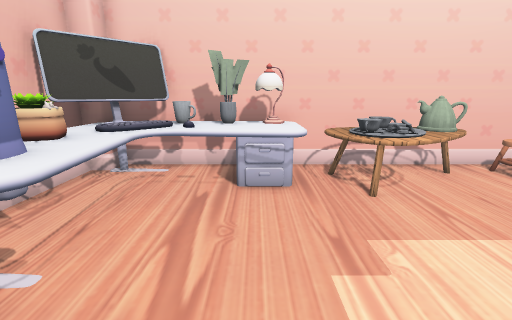
view 1 (above)

13 first-person views from a walk through a 3-D level made in the Unity game engine. The camera is 1.2 m above the floor, tilts 14° down and sees 90° across. The floor is counted in squares, 0.5 m on a side. Each view is taken from the middle of a square. On the plan, view 1 faces up. The plan holds only what a view shows up to about 17 squares ahead; the rest is blank. The player character is not drawn. Some animated figures are left out. Some surface patterns are stand-ins.

view 2
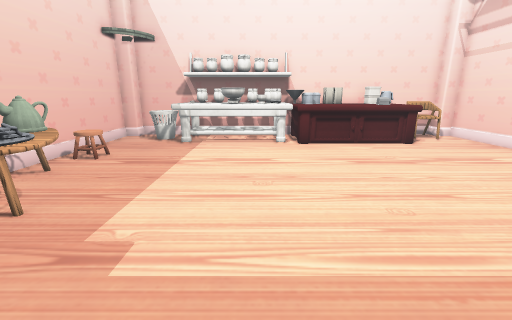

view 3
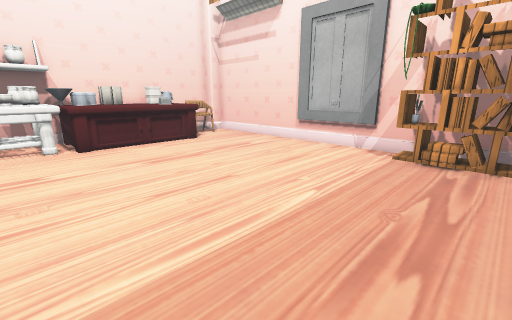

view 4
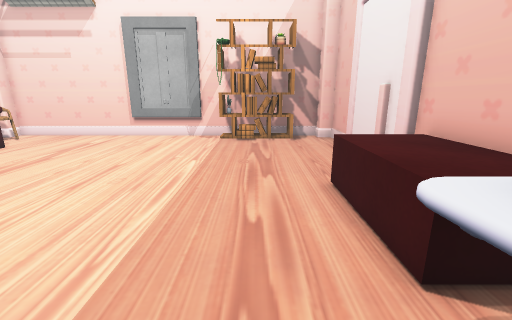

view 5
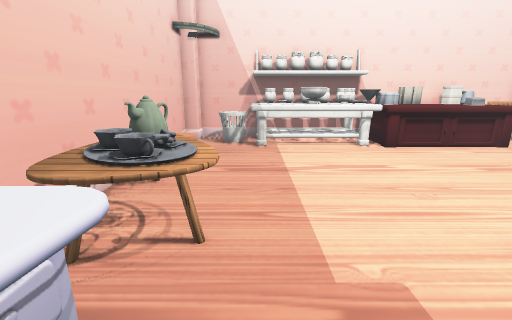

view 6
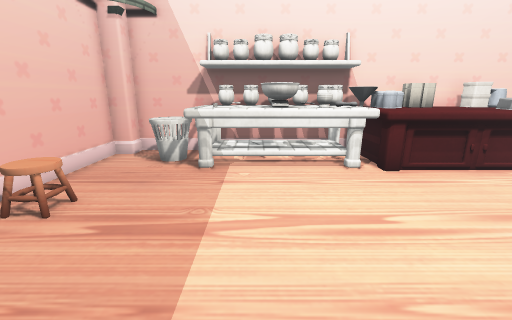

view 7
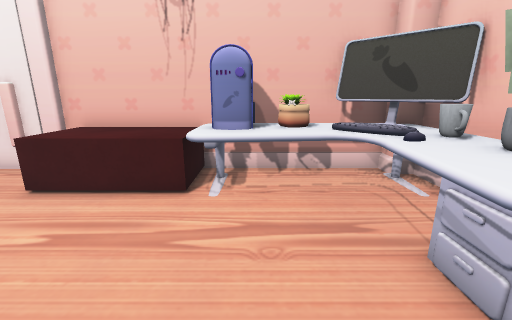

view 8
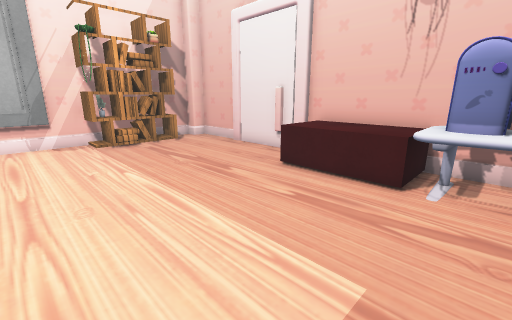

view 9
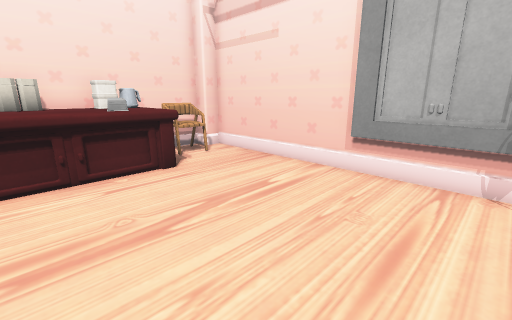

view 10
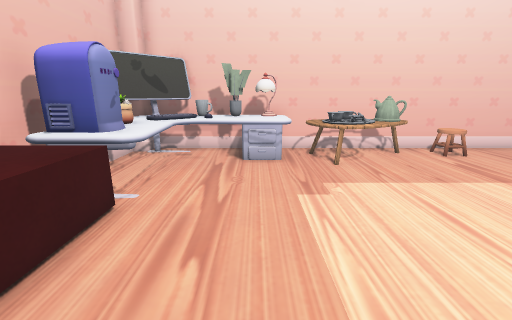

view 11
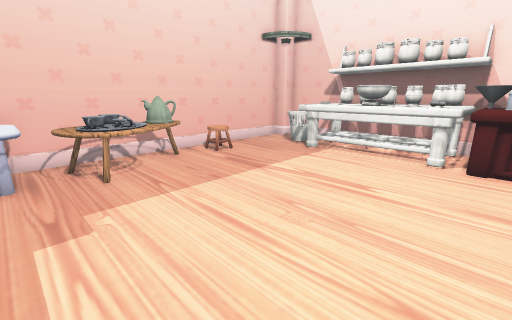

view 12
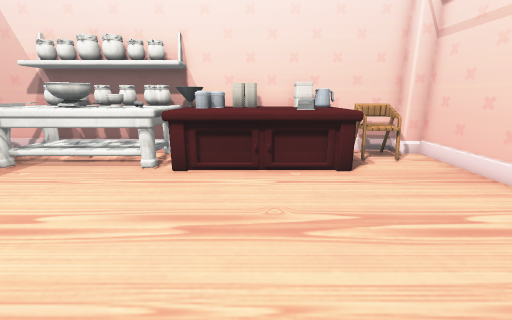

view 13
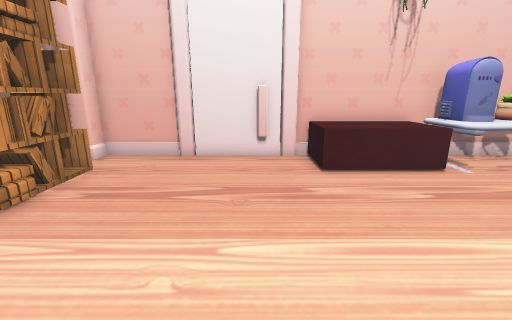

### Floor plan
Points are (right, up) in squares from view 1. A wall is a line through its corners. A room is listed if a view was taken in it or the views show most of it. See-through windows are left out.
Room 1 (views 1, 2, 3, 4, 5, 6, 7, 8, 9, 10, 11, 12, 13)
walls: (2.4, -10.9) (6.6, -10.9); (-5.3, -2.4) (-5.3, -7.1); (-5.6, -7.1) (-5.6, -10.4); (14.6, -10.4) (14.6, 8.4); (13.9, 9.1) (-4.9, 9.1); (-4.9, -11.1) (13.9, -11.1); (-5.6, 8.4) (-5.6, -2.4)
objects: other object (-5, -2) to (-3, 1); other object (-5, 2) to (1, 8); other object (-3, -10) to (0, -9); other object (0, -10) to (1, -10); other object (2, 6) to (6, 8); other object (4, 7); other object (11, -7) to (14, -1); other object (11, 0) to (14, 7); other object (12, -9) to (14, -8)

Positions as (right, up) in squares from view 1, and headings:
1: (0, 0), facing up
2: (-2, 1), facing right
3: (-2, 1), facing down-right
4: (-1, 5), facing down
5: (-1, 5), facing right
6: (3, 3), facing right
7: (3, 4), facing left
8: (4, 4), facing down-left
9: (3, -3), facing down-right
10: (0, -3), facing up
11: (1, -2), facing up-right
12: (3, -4), facing right
13: (5, -4), facing left
